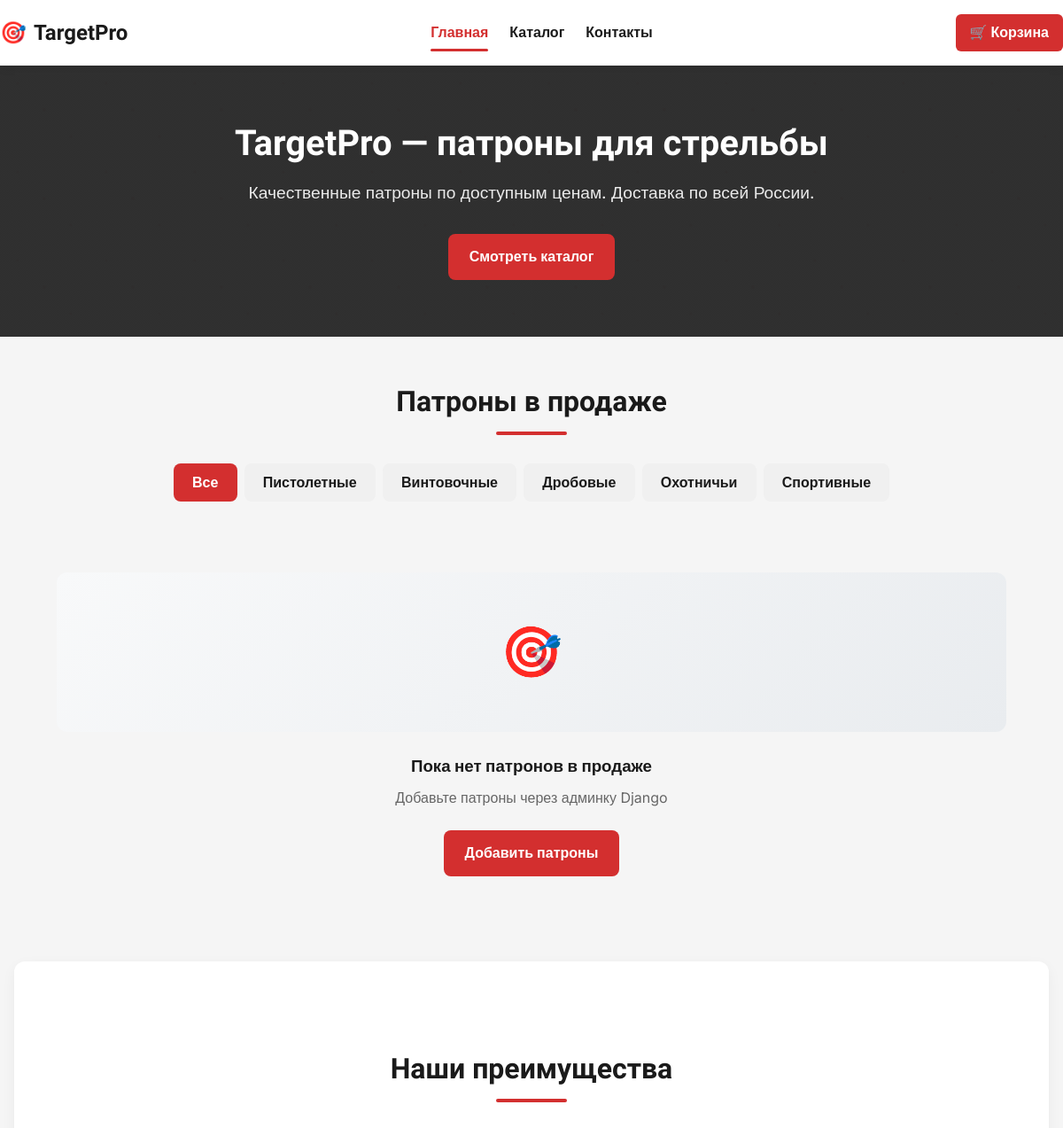
The app's page / (upper part), older data.
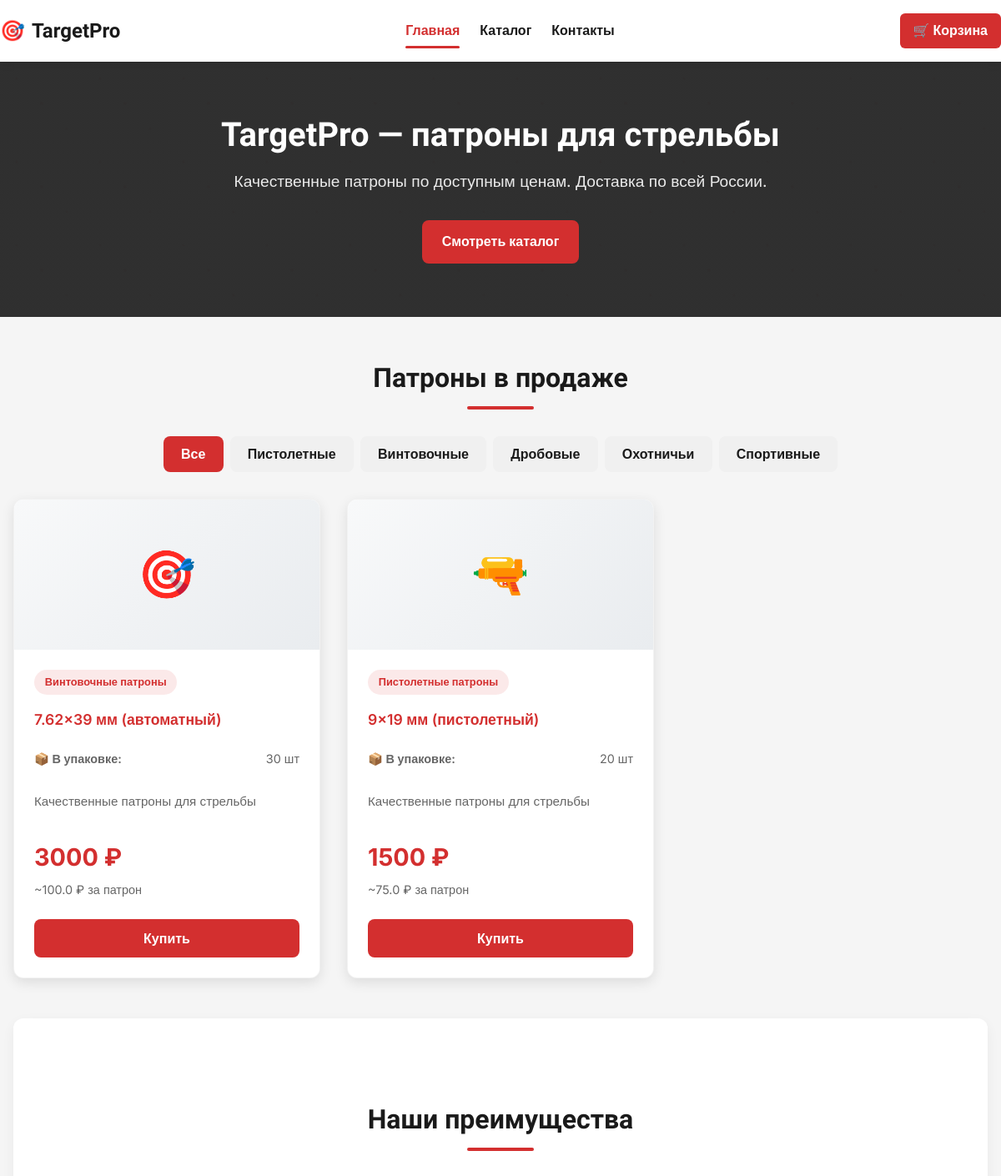
The same page, newer data.
### webapp/models.py (models this page shows, shortened)
class AmmoSales(models.Model):
    CALIBER_CHOICES = [
        ('9x19', '9x19 мм (пистолетный)'),
        ('7.62x39', '7.62x39 мм (автоматный)'),
        ('5.45x39', '5.45x39 мм (автоматный)'),
        ('223REM', '.223 Remington (винтовочный)'),
        ('308WIN', '.308 Winchester (винтовочный)'),
        ('12GA', '12 калибр (дробовой)'),
        ('762x54', '7.62x54 мм (винтовочный)'),
        ('9x18', '9x18 мм (пистолетный)'),
        ('45ACP', '.45 ACP (пистолетный)'),
    ]
    TYPE_CHOICES = [
        ('PISTOL', 'Пистолетные патроны'),
        ('RIFLE', 'Винтовочные патроны'),
        ('SHOTGUN', 'Дробовые патроны'),
        ('SPORT', 'Спортивные патроны'),
        ('HUNTING', 'Охотничьи патроны'),
    ]
    name = models.CharField(
        max_length=200,
        verbose_name="Тип патронов",
        choices=TYPE_CHOICES,
        default='PISTOL'
    )
    caliber = models.CharField(
        max_length=20,
        verbose_name="Калибр",
        choices=CALIBER_CHOICES,
        default='9x19'
    )
    manufacturer = models.CharField(
        max_length=100,
        verbose_name="Производитель",
        default='Тульский патронный завод'
    )
    price = models.IntegerField(
        verbose_name="Цена (руб)",
        default=1500
    )
    quantity = models.IntegerField(
        verbose_name="Количество в упаковке",
        default=20
    )
    description = models.TextField(
        verbose_name="Описание",
        blank=True,
        default='Качественные патроны для стрельбы'
    )
    created_at = models.DateTimeField(
        auto_now_add=True,
        verbose_name="Дата добавления"
    )
    class Meta:
        verbose_name = "Патрон"
        verbose_name_plural = "Патроны"
        ordering = ['caliber', 'price']
    def price_per_round(self):
        if self.quantity > 0:
            return round(self.price / self.quantity, 2)
        return 0
    def get_caliber_display_name(self):
        for code, name in self.CALIBER_CHOICES:
            if code == self.caliber:
                return name
        return self.caliber
    def get_name_display_name(self):
        for code, name in self.TYPE_CHOICES:
            if code == self.name:
                return name
        return self.name

### webapp/views.py (the view)
# urls.py: path('', views.index, name='index'),
def index(request):
    cartridges = AmmoSales.objects.all().order_by('caliber', 'price')[:3]
    context = {'cartridges': cartridges,}
    return render(request, 'index.html', context)

### webapp/Templates/index.html (shortened to what this page needs)
<!DOCTYPE html>
<html lang="ru">
<head>
</head>
<body>
  <header class="header">
    <div class="container header-container">
      <a href="/" class="logo">
        <span class="logo-icon">🎯</span>
        <span>TargetPro</span>
      </a>
      <nav class="nav" id="mainNav">
        <a href="{% url 'index' %}" class="nav-link active">Главная</a>
        <a href="{% url 'catalog' %}" class="nav-link">Каталог</a>
        <a href="#contacts" class="nav-link">Контакты</a>
      </nav>
      <div style="display: flex; align-items: center; gap: 1rem;">
        <a href="{% url 'backet' %}" class="cart-link">
          🛒 Корзина
        </a>
      </div>
    </div>
  </header>
  <section class="hero">
    <div class="hero-content">
      <h1 class="hero-title">TargetPro — патроны для стрельбы</h1>
      <p class="hero-subtitle">Качественные патроны по доступным ценам. Доставка по всей России.</p>
      <a href="{% url 'catalog' %}" class="btn">Смотреть каталог</a>
    </div>
  </section>
  <main class="container">
    <section id="products" class="section">
      <h2 class="section-title">Патроны в продаже</h2>
      <div class="filters">
        <button class="btn filter-btn active" data-filter="all">Все</button>
        <button class="btn filter-btn" data-filter="PISTOL">Пистолетные</button>
        <button class="btn filter-btn" data-filter="RIFLE">Винтовочные</button>
        <button class="btn filter-btn" data-filter="SHOTGUN">Дробовые</button>
        <button class="btn filter-btn" data-filter="HUNTING">Охотничьи</button>
        <button class="btn filter-btn" data-filter="SPORT">Спортивные</button>
      </div>
      <div class="products-grid" id="ammo-grid">
        {% for cartridge in cartridges %}
        <article class="product-card" data-type="{{ cartridge.name }}">
          <div class="product-image">
            {% if cartridge.name == 'PISTOL' %}🔫
            {% elif cartridge.name == 'RIFLE' %}🎯
            {% elif cartridge.name == 'SHOTGUN' %}💥
            {% elif cartridge.name == 'HUNTING' %}🦌
            {% elif cartridge.name == 'SPORT' %}🏆
            {% else %}⚡
            {% endif %}
          </div>
          <div class="product-info">
            <div class="ammo-type-badge">
              {{ cartridge.get_name_display_name }}
            </div>
            <div class="product-caliber">{{ cartridge.get_caliber_display_name }}</div>
            <div class="product-spec">
              <span>📦 В упаковке:</span>
              <span>{{ cartridge.quantity }} шт</span>
            </div>
            {% if cartridge.description %}
            <p class="product-description">{{ cartridge.description|truncatechars:100 }}</p>
            {% endif %}
            <div class="price-current">{{ cartridge.price }} ₽</div>
            <div class="price-per-round">~{{ cartridge.price_per_round }} ₽ за патрон</div>
            <button class="btn add-to-cart" data-id="{{ cartridge.id }}">
              Купить
            </button>
          </div>
        </article>
        {% empty %}
        <div style="grid-column: 1 / -1; text-align: center; padding: 3rem;">
          <div class="product-image" style="border-radius: 12px; margin-bottom: 1.5rem;">
            🎯
          </div>
          <h3 style="color: var(--dark); margin-bottom: 0.5rem;">Пока нет патронов в продаже</h3>
          <p style="color: var(--gray); margin-bottom: 1.5rem;">Добавьте патроны через админку Django</p>
          <a href="/admin/webapp/ammosales/add/" class="btn" target="_blank">Добавить патроны</a>
        </div>
        {% endfor %}
      </div>
    </section>
    <section class="features">
      <h2 class="section-title">Наши преимущества</h2>
    </section>
  </main>
</body>
</html>

Row changes from the older to the newer data that the page shows:
added AmmoSales: get_name_display_name "Винтовочные патроны", get_caliber_display_name "7.62x39 мм (автоматный)", quantity "30", description "Качественные патроны для стрельбы", price "3000", price_per_round "100.0"
added AmmoSales: get_name_display_name "Пистолетные патроны", get_caliber_display_name "9x19 мм (пистолетный)", quantity "20", description "Качественные патроны для стрельбы", price "1500", price_per_round "75.0"
Text that changed along with them:
text no longer shown: "🎯 Пока нет патронов в продаже Добавьте патроны через админку Django Добавить патроны"
